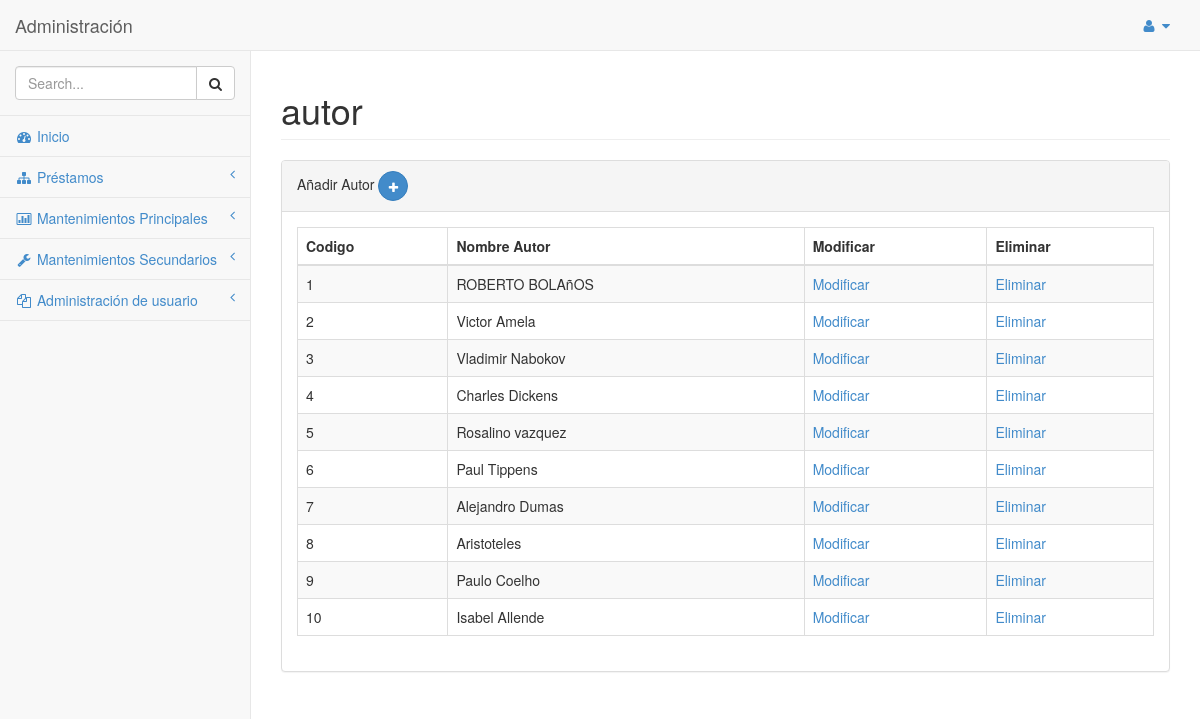
The app's page /SYSTEM/library_system/mantenimientos/principales/autores.php (signed in), older data.
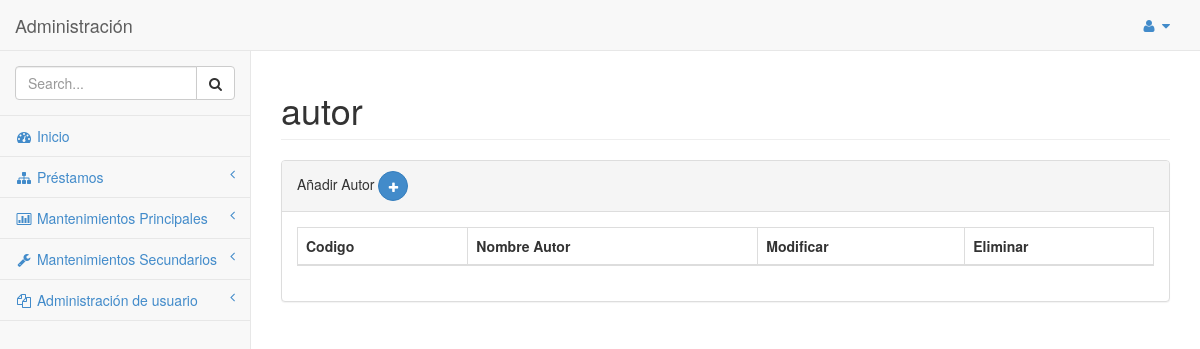
The same page, newer data.
### tables this page shows
CREATE TABLE `autor` (
  `CODIGO_AUTOR` int(11) NOT NULL,
  `NOMBRE_AUTOR` varchar(45) DEFAULT NULL
);

### SYSTEM/library_system/clases/conexion/clDML.php (called while the page is built, shortened)
<?php
class clDML
{
    public function conectar($hostname, $username,$password, $database){
        $mysqli = new mysqli($hostname, $username,$password, $database);
        if ($mysqli -> connect_errno) {
        die( "Fallo la conexión a MySQL: (" . $mysqli -> mysqli_connect_errno()
        . ") " . $mysqli -> mysqli_connect_error());
        return $mysqli;
        }
        else{
            return $mysqli;
        }
    }
    public function get_list($query)
    {
        $connection = $this->conectar(DB_HOST,DB_USER,DB_PASS,DB_NAME,DB_CHARSET);
        $result = $connection->query($query);
        if($result){
            $users = $result->fetch_all(MYSQLI_ASSOC);
        }else{
            $users = [];
        }
        return $users;
    }
}
?>

### SYSTEM/library_system/clases/conexion/mto_autor.php (called while the page is built, shortened)
<?php
require_once "clDML.php";
class mto_autor extends clDML
{
    public function get_autor()
    {
        $query = "SELECT * FROM AUTOR";
        $conn = new clDML();
        $users = $conn->get_list($query);
        return $users;
    }
}
?>

### SYSTEM/library_system/mantenimientos/principales/autores.php (the view, shortened to what the changed rows need)
<?php
require_once "../../clases/conexion/mto_autor.php";
   $clMto_autor = new mto_autor();
?>
<!DOCTYPE html>
<html>
<head>
    <link href="../../css/bootstrap.min.css" rel="stylesheet">
    <link href="../../font-awesome/css/font-awesome.css" rel="stylesheet">
    <link href="../../css/plugins/morris/morris-0.4.3.min.css" rel="stylesheet">
    <link href="../../css/plugins/timeline/timeline.css" rel="stylesheet">
    <link href="../../css/sb-admin.css" rel="stylesheet">
</head>
<body>
    <div id="wrapper">
        <div id="page-wrapper">
            <div class="row">
                <div class="col-lg-12">
                    <h1 class="page-header">autor</h1>
                </div>
            </div>
            <div class="row">
                <div class="col-lg-12">
                    <div class="panel panel-default">
                        <div class="panel-body">
                            <div class="table-responsive">
                                <table class="table table-striped table-bordered table-hover" id="dataTables-example">
                                     <thead>
                                        <tr>
                                            <th>Codigo</th>
                                            <th>Nombre Autor</th>
                                            <th>Modificar</th>
                                            <th>Eliminar</th>
                                        </tr>
                                    </thead>
                                     <?php
                                        $a_users = $clMto_autor->get_autor();
                                        foreach ($a_users as $row): ?>
                                            <tr>
                                                <td><?php echo $row['CODIGO_AUTOR']; ?></td>
                                                <td><?php echo $row['NOMBRE_AUTOR']; ?></td>
                                                <td><a href="autor_ingresar.php?codigo=<?php echo $row['CODIGO_AUTOR']; ?>">Modificar</a></td>
                                                <td><a href="autores.php?codigo=<?php echo $row['CODIGO_AUTOR']; ?>">Eliminar</a></td>
                                            </tr>
                                    <?php endforeach ?>
                                </table>
                            </div>
                        </div>
                    </div>
                </div>
            </div>
        </div>
    </div>
</body>
</html>

Row changes from the older to the newer data that the page shows:
removed autor: CODIGO_AUTOR "1", NOMBRE_AUTOR "ROBERTO BOLAñOS"
removed autor: CODIGO_AUTOR "2", NOMBRE_AUTOR "Victor Amela"
removed autor: CODIGO_AUTOR "3", NOMBRE_AUTOR "Vladimir Nabokov"
removed autor: CODIGO_AUTOR "4", NOMBRE_AUTOR "Charles Dickens"
removed autor: CODIGO_AUTOR "5", NOMBRE_AUTOR "Rosalino vazquez"
removed autor: CODIGO_AUTOR "6", NOMBRE_AUTOR "Paul Tippens"
removed autor: CODIGO_AUTOR "7", NOMBRE_AUTOR "Alejandro Dumas"
removed autor: CODIGO_AUTOR "8", NOMBRE_AUTOR "Aristoteles"
removed autor: CODIGO_AUTOR "9", NOMBRE_AUTOR "Paulo Coelho"
removed autor: CODIGO_AUTOR "10", NOMBRE_AUTOR "Isabel Allende"
